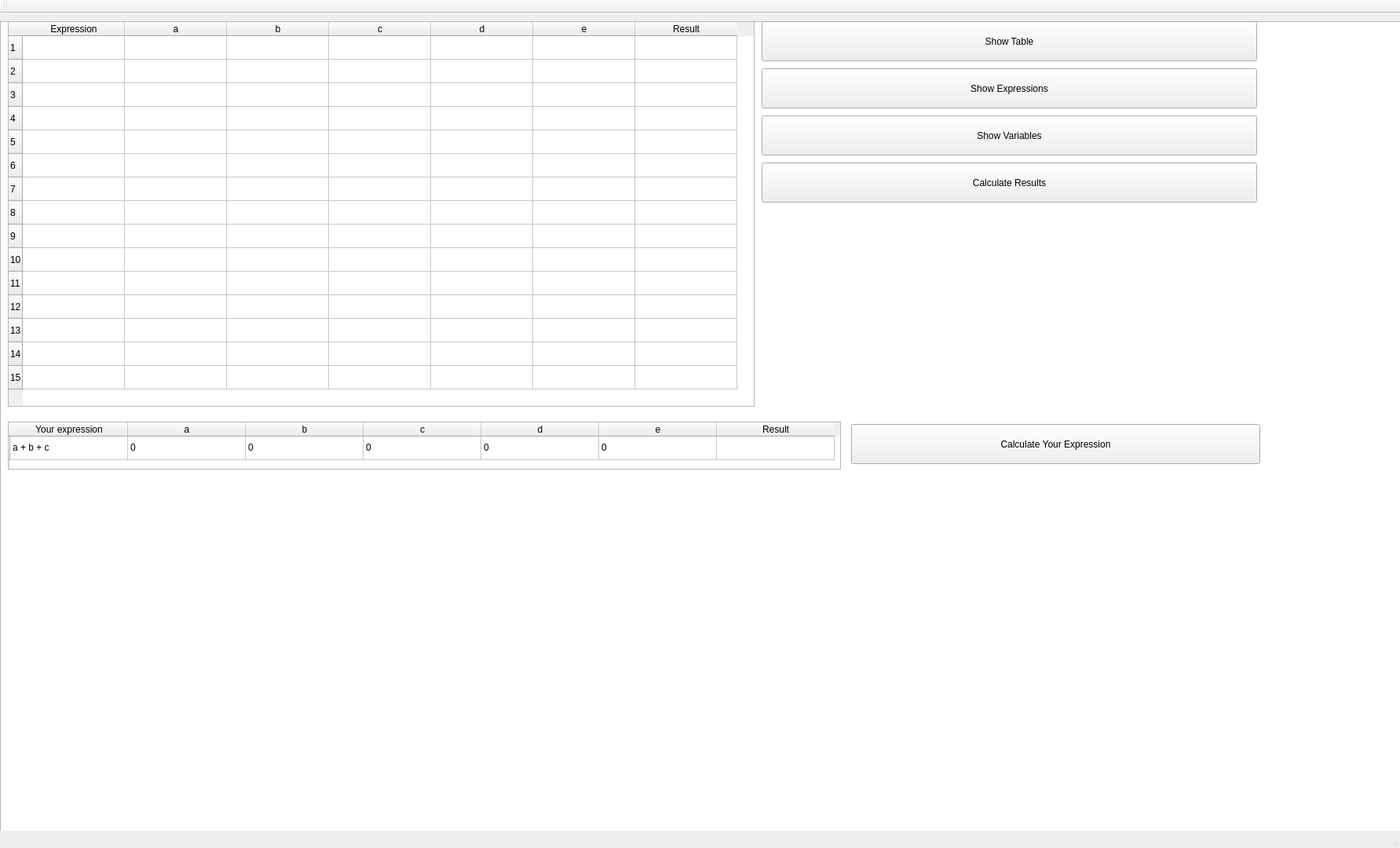
<?xml version="1.0" encoding="UTF-8"?>
<ui version="4.0">
 <class>MainWindow</class>
 <widget class="QMainWindow" name="MainWindow">
  <property name="geometry">
   <rect>
    <x>0</x>
    <y>0</y>
    <width>1783</width>
    <height>1080</height>
   </rect>
  </property>
  <property name="windowTitle">
   <string>MainWindow</string>
  </property>
  <widget class="QWidget" name="centralWidget">
   <widget class="QGraphicsView" name="graphicsView">
    <property name="geometry">
     <rect>
      <x>0</x>
      <y>10</y>
      <width>1920</width>
      <height>1080</height>
     </rect>
    </property>
   </widget>
   <widget class="QTableWidget" name="Table">
    <property name="geometry">
     <rect>
      <x>10</x>
      <y>10</y>
      <width>951</width>
      <height>491</height>
     </rect>
    </property>
    <property name="editTriggers">
     <set>QAbstractItemView::NoEditTriggers</set>
    </property>
    <attribute name="horizontalHeaderDefaultSectionSize">
     <number>130</number>
    </attribute>
    <row>
     <property name="text">
      <string>1</string>
     </property>
    </row>
    <row>
     <property name="text">
      <string>2</string>
     </property>
    </row>
    <row>
     <property name="text">
      <string>3</string>
     </property>
    </row>
    <row>
     <property name="text">
      <string>4</string>
     </property>
    </row>
    <row>
     <property name="text">
      <string>5</string>
     </property>
    </row>
    <row>
     <property name="text">
      <string>6</string>
     </property>
    </row>
    <row>
     <property name="text">
      <string>7</string>
     </property>
    </row>
    <row>
     <property name="text">
      <string>8</string>
     </property>
    </row>
    <row>
     <property name="text">
      <string>9</string>
     </property>
    </row>
    <row>
     <property name="text">
      <string>10</string>
     </property>
    </row>
    <row>
     <property name="text">
      <string>11</string>
     </property>
    </row>
    <row>
     <property name="text">
      <string>12</string>
     </property>
    </row>
    <row>
     <property name="text">
      <string>13</string>
     </property>
    </row>
    <row>
     <property name="text">
      <string>14</string>
     </property>
    </row>
    <row>
     <property name="text">
      <string>15</string>
     </property>
    </row>
    <column>
     <property name="text">
      <string>Expression</string>
     </property>
    </column>
    <column>
     <property name="text">
      <string>a</string>
     </property>
    </column>
    <column>
     <property name="text">
      <string>b</string>
     </property>
    </column>
    <column>
     <property name="text">
      <string>c</string>
     </property>
    </column>
    <column>
     <property name="text">
      <string>d</string>
     </property>
    </column>
    <column>
     <property name="text">
      <string>e</string>
     </property>
    </column>
    <column>
     <property name="text">
      <string>Result</string>
     </property>
    </column>
    <item row="0" column="0">
     <property name="text">
      <string/>
     </property>
     <property name="flags">
      <set>ItemIsDragEnabled|ItemIsDropEnabled</set>
     </property>
    </item>
    <item row="0" column="6">
     <property name="text">
      <string/>
     </property>
     <property name="flags">
      <set>ItemIsDragEnabled|ItemIsDropEnabled|ItemIsUserCheckable|ItemIsEnabled</set>
     </property>
    </item>
    <item row="1" column="0">
     <property name="text">
      <string/>
     </property>
     <property name="flags">
      <set>ItemIsDragEnabled|ItemIsDropEnabled</set>
     </property>
    </item>
    <item row="1" column="6">
     <property name="text">
      <string/>
     </property>
     <property name="flags">
      <set>ItemIsDragEnabled|ItemIsDropEnabled|ItemIsUserCheckable|ItemIsEnabled</set>
     </property>
    </item>
    <item row="2" column="0">
     <property name="text">
      <string/>
     </property>
     <property name="flags">
      <set>ItemIsDragEnabled|ItemIsDropEnabled</set>
     </property>
    </item>
    <item row="2" column="6">
     <property name="text">
      <string/>
     </property>
     <property name="flags">
      <set>ItemIsDragEnabled|ItemIsDropEnabled|ItemIsUserCheckable|ItemIsEnabled</set>
     </property>
    </item>
    <item row="3" column="0">
     <property name="text">
      <string/>
     </property>
     <property name="flags">
      <set>ItemIsDragEnabled|ItemIsDropEnabled|ItemIsUserCheckable|ItemIsEnabled</set>
     </property>
    </item>
    <item row="3" column="6">
     <property name="text">
      <string/>
     </property>
     <property name="flags">
      <set>ItemIsDragEnabled|ItemIsDropEnabled|ItemIsUserCheckable|ItemIsEnabled</set>
     </property>
    </item>
    <item row="4" column="0">
     <property name="text">
      <string/>
     </property>
     <property name="flags">
      <set>ItemIsDragEnabled|ItemIsDropEnabled|ItemIsUserCheckable|ItemIsEnabled</set>
     </property>
    </item>
    <item row="4" column="6">
     <property name="text">
      <string/>
     </property>
     <property name="flags">
      <set>ItemIsDragEnabled|ItemIsDropEnabled|ItemIsUserCheckable|ItemIsEnabled</set>
     </property>
    </item>
    <item row="5" column="0">
     <property name="text">
      <string/>
     </property>
     <property name="flags">
      <set>ItemIsDragEnabled|ItemIsDropEnabled|ItemIsUserCheckable|ItemIsEnabled</set>
     </property>
    </item>
    <item row="5" column="6">
     <property name="text">
      <string/>
     </property>
     <property name="flags">
      <set>ItemIsDragEnabled|ItemIsDropEnabled|ItemIsUserCheckable|ItemIsEnabled</set>
     </property>
    </item>
    <item row="6" column="0">
     <property name="text">
      <string/>
     </property>
     <property name="flags">
      <set>ItemIsDragEnabled|ItemIsDropEnabled|ItemIsUserCheckable|ItemIsEnabled</set>
     </property>
    </item>
    <item row="6" column="6">
     <property name="text">
      <string/>
     </property>
     <property name="flags">
      <set>ItemIsDragEnabled|ItemIsDropEnabled|ItemIsUserCheckable|ItemIsEnabled</set>
     </property>
    </item>
    <item row="7" column="0">
     <property name="text">
      <string/>
     </property>
     <property name="flags">
      <set>ItemIsDragEnabled|ItemIsDropEnabled|ItemIsUserCheckable|ItemIsEnabled</set>
     </property>
    </item>
    <item row="7" column="6">
     <property name="text">
      <string/>
     </property>
     <property name="flags">
      <set>ItemIsDragEnabled|ItemIsDropEnabled|ItemIsUserCheckable|ItemIsEnabled</set>
     </property>
    </item>
    <item row="8" column="0">
     <property name="text">
      <string/>
     </property>
     <property name="flags">
      <set>ItemIsDragEnabled|ItemIsDropEnabled|ItemIsUserCheckable|ItemIsEnabled</set>
     </property>
    </item>
    <item row="8" column="6">
     <property name="text">
      <string/>
     </property>
     <property name="flags">
      <set>ItemIsDragEnabled|ItemIsDropEnabled|ItemIsUserCheckable|ItemIsEnabled</set>
     </property>
    </item>
    <item row="9" column="0">
     <property name="text">
      <string/>
     </property>
     <property name="flags">
      <set>ItemIsDragEnabled|ItemIsDropEnabled|ItemIsUserCheckable|ItemIsEnabled</set>
     </property>
    </item>
    <item row="9" column="6">
     <property name="text">
      <string/>
     </property>
     <property name="flags">
      <set>ItemIsDragEnabled|ItemIsDropEnabled|ItemIsUserCheckable|ItemIsEnabled</set>
     </property>
    </item>
    <item row="10" column="0">
     <property name="text">
      <string/>
     </property>
     <property name="flags">
      <set>ItemIsDragEnabled|ItemIsDropEnabled|ItemIsUserCheckable|ItemIsEnabled</set>
     </property>
    </item>
    <item row="10" column="6">
     <property name="text">
      <string/>
     </property>
     <property name="flags">
      <set>ItemIsDragEnabled|ItemIsDropEnabled|ItemIsUserCheckable|ItemIsEnabled</set>
     </property>
    </item>
    <item row="11" column="0">
     <property name="text">
      <string/>
     </property>
     <property name="flags">
      <set>ItemIsDragEnabled|ItemIsDropEnabled|ItemIsUserCheckable|ItemIsEnabled</set>
     </property>
    </item>
    <item row="11" column="6">
     <property name="text">
      <string/>
     </property>
     <property name="flags">
      <set>ItemIsDragEnabled|ItemIsDropEnabled|ItemIsUserCheckable|ItemIsEnabled</set>
     </property>
    </item>
    <item row="12" column="0">
     <property name="text">
      <string/>
     </property>
     <property name="flags">
      <set>ItemIsDragEnabled|ItemIsDropEnabled|ItemIsUserCheckable|ItemIsEnabled</set>
     </property>
    </item>
    <item row="12" column="6">
     <property name="text">
      <string/>
     </property>
     <property name="flags">
      <set>ItemIsDragEnabled|ItemIsDropEnabled|ItemIsUserCheckable|ItemIsEnabled</set>
     </property>
    </item>
    <item row="13" column="0">
     <property name="text">
      <string/>
     </property>
     <property name="flags">
      <set>ItemIsDragEnabled|ItemIsDropEnabled|ItemIsUserCheckable|ItemIsEnabled</set>
     </property>
    </item>
    <item row="13" column="6">
     <property name="text">
      <string/>
     </property>
     <property name="flags">
      <set>ItemIsDragEnabled|ItemIsDropEnabled|ItemIsUserCheckable|ItemIsEnabled</set>
     </property>
    </item>
    <item row="14" column="0">
     <property name="text">
      <string/>
     </property>
     <property name="flags">
      <set>ItemIsDragEnabled|ItemIsDropEnabled|ItemIsUserCheckable|ItemIsEnabled</set>
     </property>
    </item>
    <item row="14" column="6">
     <property name="text">
      <string/>
     </property>
     <property name="flags">
      <set>ItemIsDragEnabled|ItemIsDropEnabled|ItemIsUserCheckable|ItemIsEnabled</set>
     </property>
    </item>
   </widget>
   <widget class="QPushButton" name="ShowTable">
    <property name="geometry">
     <rect>
      <x>970</x>
      <y>10</y>
      <width>631</width>
      <height>51</height>
     </rect>
    </property>
    <property name="text">
     <string>Show Table</string>
    </property>
   </widget>
   <widget class="QPushButton" name="ShowExpressions">
    <property name="geometry">
     <rect>
      <x>970</x>
      <y>70</y>
      <width>631</width>
      <height>51</height>
     </rect>
    </property>
    <property name="text">
     <string>Show Expressions</string>
    </property>
   </widget>
   <widget class="QPushButton" name="ShowVariables">
    <property name="geometry">
     <rect>
      <x>970</x>
      <y>130</y>
      <width>631</width>
      <height>51</height>
     </rect>
    </property>
    <property name="text">
     <string>Show Variables</string>
    </property>
   </widget>
   <widget class="QPushButton" name="CalculateResults">
    <property name="geometry">
     <rect>
      <x>970</x>
      <y>190</y>
      <width>631</width>
      <height>51</height>
     </rect>
    </property>
    <property name="text">
     <string>Calculate Results</string>
    </property>
   </widget>
   <widget class="QTableWidget" name="Table2">
    <property name="geometry">
     <rect>
      <x>10</x>
      <y>520</y>
      <width>1061</width>
      <height>61</height>
     </rect>
    </property>
    <attribute name="horizontalHeaderDefaultSectionSize">
     <number>150</number>
    </attribute>
    <row>
     <property name="text">
      <string/>
     </property>
    </row>
    <column>
     <property name="text">
      <string>Your expression</string>
     </property>
    </column>
    <column>
     <property name="text">
      <string>a</string>
     </property>
    </column>
    <column>
     <property name="text">
      <string>b</string>
     </property>
    </column>
    <column>
     <property name="text">
      <string>c</string>
     </property>
    </column>
    <column>
     <property name="text">
      <string>d</string>
     </property>
    </column>
    <column>
     <property name="text">
      <string>e</string>
     </property>
    </column>
    <column>
     <property name="text">
      <string>Result</string>
     </property>
    </column>
    <item row="0" column="0">
     <property name="text">
      <string>a + b + c</string>
     </property>
     <property name="flags">
      <set>ItemIsSelectable|ItemIsEditable|ItemIsDragEnabled|ItemIsDropEnabled|ItemIsEnabled</set>
     </property>
    </item>
    <item row="0" column="1">
     <property name="text">
      <string>0</string>
     </property>
    </item>
    <item row="0" column="2">
     <property name="text">
      <string>0</string>
     </property>
    </item>
    <item row="0" column="3">
     <property name="text">
      <string>0</string>
     </property>
    </item>
    <item row="0" column="4">
     <property name="text">
      <string>0</string>
     </property>
    </item>
    <item row="0" column="5">
     <property name="text">
      <string>0</string>
     </property>
    </item>
    <item row="0" column="6">
     <property name="text">
      <string/>
     </property>
     <property name="flags">
      <set>ItemIsDragEnabled|ItemIsDropEnabled|ItemIsUserCheckable|ItemIsEnabled</set>
     </property>
    </item>
   </widget>
   <widget class="QPushButton" name="CalculateYourResult">
    <property name="geometry">
     <rect>
      <x>1084</x>
      <y>523</y>
      <width>521</width>
      <height>51</height>
     </rect>
    </property>
    <property name="text">
     <string>Calculate Your Expression</string>
    </property>
   </widget>
  </widget>
  <widget class="QMenuBar" name="menuBar">
   <property name="geometry">
    <rect>
     <x>0</x>
     <y>0</y>
     <width>1783</width>
     <height>22</height>
    </rect>
   </property>
  </widget>
  <widget class="QToolBar" name="mainToolBar">
   <attribute name="toolBarArea">
    <enum>TopToolBarArea</enum>
   </attribute>
   <attribute name="toolBarBreak">
    <bool>false</bool>
   </attribute>
  </widget>
  <widget class="QStatusBar" name="statusBar"/>
 </widget>
 <layoutdefault spacing="6" margin="11"/>
 <resources>
  <include location="MainWindow.qrc"/>
 </resources>
 <connections/>
</ui>
